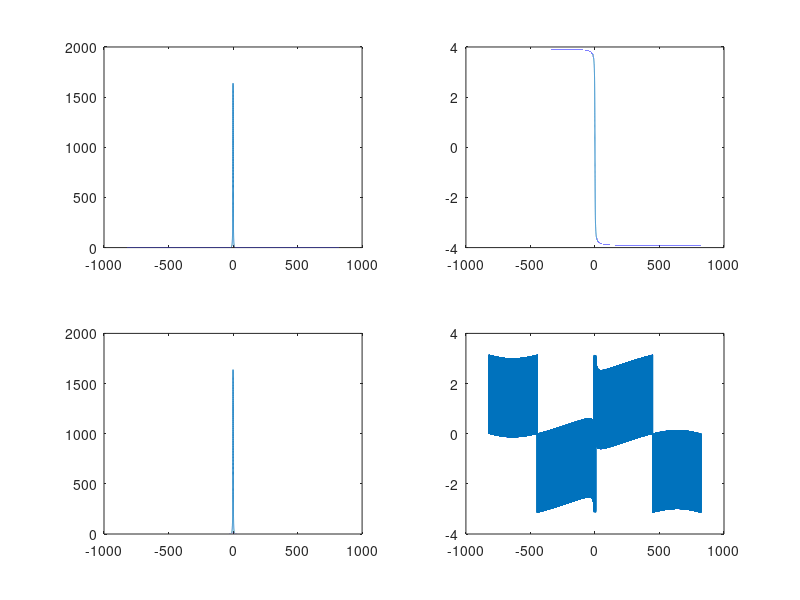

Source code (MATLAB): (Note: this script raises an error after producing the figure.)
clear all;
% Nice resource:
% https://www.gaussianwaves.com/2014/07/how-to-plot-fft-using-matlab-fft-of-basic-signals-sine-and-cosine-waves/

% First example: rectangle to sinc. 
n = 2^16;
x = linspace(-20,20,n);

dx = x(2) - x(1);
dt = 1/(max(x) - min(x));
tmax = 0.5/dx;

t = linspace(-tmax,tmax,n);
N = n/2;

dN = 1;

pdfU = zeros(size(x)) + (abs(x)<0.5);
% pdfUfft = [pdfU(N+dN:end),pdfU(1:N-1+dN)];
pdfUfft = fftshift(pdfU);

% plot(pdfUfft)
CFU = fft(pdfU); % this does not give the nice clear 'real' result due to
% phase shift.
CFU = fft(pdfUfft);

figure;
plot(t,dx*real(fftshift(CFU))); hold on;
plot(t,dx*imag(fftshift(CFU)));
xlim([-10,10])
% plot(t,dx*real([CFU(N+1:end),CFU(1:N)])); hold on;
% plot(t,dx*imag([CFU(N+1:end),CFU(1:N)]));
% xlim([-10,10])

% figure;
% plot(t,dx*abs([CFU(N+1:end),CFU(1:N)])); hold on;
% plot(t,dx*angle([CFU(N+1:end),CFU(1:N)]));
% xlim([-10,10])

%%
% Gamma function, see: https://en.wikipedia.org/wiki/Gamma_distribution
k = 2.5; % shape
th = 0.1; % scale

tCF = -t*2*pi; % for some reason, -ve t, and scaled by 2*pi?

pdfG = zeros(size(x)) + (x>0).*(x.^(k-1)).*exp(-x/th)/((th^k)*gamma(k));
pdfGfft = [pdfG(N+1:end),pdfG(1:N)];
CFG = ((1 - th*1i*tCF).^(-k))/dx; % dx required to scale correctly
CFGa = fft(pdfG);
plot(x,pdfG); hold on;

pdfG_back = ifft(CFGa);
pdfG_back_an = ifft(CFG);

plot(x,pdfG_back)
plot(x,abs([pdfG_back_an(N+1:end),pdfG_back_an(1:N)]))
%%
subplot(221);
plot(t,abs(CFG));
subplot(222)
plot(t,unwrap(angle(CFG)) + 2*pi)
subplot(223)
plot(t,abs([CFGa(N+1:end),CFGa(1:N)])); hold on;
subplot(224)
plot(t,angle([CFGa(N+1:end),CFGa(1:N)]))

% plot(t,abs(CFGa))
% subplot(122)
% plot(t,angle(CFGa))

%% Difference of four gamma distributions with different parameters.
% gamma distrbution: https://en.wikipedia.org/wiki/Gamma_distribution
mults = [1,-1,2.5,-0.5];
k = [2,2,0.9,1.5]; % shape parameter
th = [0.15,0.65,1,0.8]; % scale parameter

intgt = 2;
intmax = 5;
dgnW = 1 - (intgt/intmax);

Nmc = 1e5; % number of monte carlo runs
% QWE = (randi([1,intmax],Nmc,1)>intgt); sum(QWE)/Nmc % checksum

g1 = gamrnd(k(1),th(1),Nmc,1).*(randi([1,intmax],Nmc,1)>intgt);
g2 = gamrnd(k(2),th(2),Nmc,1).*(randi([1,intmax],Nmc,1)>intgt);
g3 = gamrnd(k(3),th(3),Nmc,1).*(randi([1,intmax],Nmc,1)>intgt);
g4 = gamrnd(k(4),th(4),Nmc,1).*(randi([1,intmax],Nmc,1)>intgt);

gD = mults(1)*g1 + mults(2)*g2 + mults(3)*g3 + mults(4)*g4;

figure;
histogram(gD,3000,'Normalization','pdf'); hold on;
xlabel('x'); ylabel('p(x)');
xlim([-20,20]); grid on;

t= linspace(-100,100,1e3 + 1);
N = length(t);
cf = @(k,th,t,a,dgn) ((1 - th*1i*t*a).^(-k))*dgn + (1-dgn);

cf1 = cf(k(1),th(1),t,mults(1),dgnW);
cf2 = cf(k(2),th(2),t,mults(2),dgnW);
cf3 = cf(k(3),th(3),t,mults(3),dgnW);
cf4 = cf(k(4),th(4),t,mults(4),dgnW);

cf_tot = cf1.*cf2.*cf3.*cf4;

gDnew = abs(fftshift(ifft(cf_tot)))/(2*pi*dx);

dt = t(2) - t(1);
dx = 1/(max(t) - min(t));
x = -dx*[-N/2:1:(N/2)-1]*2*pi;

stairs(x,gDnew);
xlabel('x'); ylabel('p(x)');
xlim([-20,20]); grid on;
%%
subplot(121);
plot(t,abs(cf1)); hold on;
plot(t,abs(cf2));
subplot(122);
plot(t,angle(cf1)); hold on;
plot(t,angle(cf2));

%% 05/02/19: Using Chebfun for CF calcs
Nt = 2e4;
Nt = 8e3;
% Nt = 4e3;
Nt = 2e3;
Nt = 2e2; % must be even, so that

th_k = 0.1;
% th_k = 0.3;
% th_k = 1.0;
th_k = 3.0;
% th_k = 10.0;
% th_k = 30.0;

Dt = 2;
dt = Dt/Nt;

x0f = 0.5; % 0.5 is the whole window.

t = (-Dt/2:dt:Dt/2);
dx = 2*pi/Dt;
Dx = 2*pi/dt;
x = (-Dx/2:dx:Dx/2);
x = x + (Dx/2);

x0 = x(round(x0f*length(x)));
% x0 = x(round(0.7*length(x))); % if using positive
[~,ix02] = min(abs(x-(2*x0)));
x02 = x(ix02);

% cf for gamma function
k = 2;
% th = 1.5/dt;
th = th_k/dt;

pdfG = @(x) (x>=0).*(x.^(k-1)).*exp(-x/th)/(gamma(k)*(th^k));
% pdfU = @(x) ((x>=0).*(x<=x02))/(2*x0); # This seems to match analytic results less well.
pdfU = @(x) ((x>0).*(x<x02) + 0.5*((x==0) + (x==x02)))/(2*x0);
pdfH = @(x) pdfU(x).*pdfG(x)*(2*x0);

% % CHECK WHAT THE FUNCTIONS LOOK LIKE
% plot(x,pdfG(x)); hold on;
% ylm = ylim;
% plot(x,pdfU(x));
% ylim(ylm);
% pdfG(x(end))

% % AGAIN
% plot(x,pdfG(x)); hold on;
% plot(x,pdfU(x),'x');
% plot(x,pdfH(x),'x')
%
% Ft = fftshift(fft(ifftshift(pdfU(x))))*dx; % to middle-zero is using pdf
% with negative part
% Gt = fftshift(fft(ifftshift(pdfG(x))))*dx;
% Ht = fftshift(fft(ifftshift(pdfH(x))))*dx;

Ft = fftshift(fft(pdfU(x)))*dx;
Gt = fftshift(fft(pdfG(x)))*dx;
Ht = fftshift(fft(pdfH(x)))*dx;

% % CHECK HOW to do fft ifft shifting:
% % Gx =  fftshift(ifft(ifftshift(Gt)))/pi;
% Gx =  ifft(ifftshift(Gt))/pi;
% plot(x,pdfG(x)); hold on;
% plot(x,Gx,'x');

% CFs for the functions.
f = @(t) sinc(x0*t/pi).*exp(-1i*t*x0);
g = @(t) (1 + 1i.*th.*t).^-k;

% CHECK THE FUNCTION matches the FT of the function we are looking at.
% subplot(121) % NB! ONLY Seems to approximate well for reasonable dt.
% plot(t,real(Gt)); hold on;
% plot(t,gr(t),'x');
% 
% subplot(122)
% plot(t,imag(Gt)); hold on;
% plot(t,gi(t),'x');

% % IT SEEMS That the frequency spectrum is slightly out (by ~1/kt)
kt = (length(t) + 1)/length(t);
% figure;
% pltng = plot(t,real(Ft)); hold on;
% plot(t,real(Ft),'*','Color',pltng.Color)
% plot(t,fr(t/kt),'x') % THIS works best.
% plot(t,fr(t),'o');
% plot(t,fr(t*kt),'+'); grid on;
%

% qwe = chebfunpref();
% wer = qwe;
% wer.splitPrefs.splitLength=2000;
% chebfunpref(wer);
% chebfunpref(qwe); % reset


fprintf('\n Create chebfuns \n')
tic
Gr = chebfun(gr,'splitting','on');
Gi = chebfun(gi,'splitting','on');
Gg = Gr + 1i*Gi;
Ggm = merge(Gg); % This seems to be the best version (most likely to go through)

% G = chebfun(g,'splitting','on');
% Gm = merge(G);

% % PLOT the different chebfuns:
% plot(G,'x-'); hold on;
% plot(Gm,'*-');
% plot(Gg,'o-'); hold on;
% plot(Ggm,'+-');
% Hc = conv(F,G);
% Hc = conv(F,Gm);
% Hc = conv(F,Gg);
% Hc = conv(F,Ggm);

F = chebfun(f);
% G = chebfun(g,'splitting','on');
% G0 = chebfun(g,[-1,-0.010,0.010,1]);
% G0 = chebfun(g,[-1,-0.010,0.010,1]);
% G0 = chebfun(g,[-1,-0.10,0.10,1]);
G0 = chebfun(g,[-1,1]);
toc
fprintf('\nStart convolution: \n')
tic
% Hc = conv(F,Ggm,'same');
% Hc2 = conv(F,G,'same');
% Hc2 = conv(F,Gm,'same');
Hc = conv(F,G0,'same');
toc
Hc = merge(Hc); % tidy up

% % CHECK THE CHEBFUN matches the function it is supposed to:
% plot(t,real(g(t))); hold on;
% plot(t,real(G(t)),'x');
% 
% plot(t,imag(g(t))); hold on;
% plot(t,imag(G(t)),'x');

% % TAKE THE INVERSE Fourier transformer of each of the functions
% Gxc = fftshift(ifft(ifftshift(G(t))))/pi;
% plot(x,pdfG(x)); hold on;
% plot(x,Gx,'x');
% plot(x,Gxc,'o');


% Fxc = fftshift(ifft(ifftshift(F(t))))/pi;
% plot(x,pdfU(x)); hold on;
% plot(x,Fxc,'x');


% % CHECK that the convolution by chebfun is accurate:
% H = conv(f(t),g(t),'same');
% plot(t,real(H)*dt); hold on;
% plot(t,real(Hc(t)),'x');
%
% % CHECK how chebfun convolution CF compares to the actual CF
% subplot(121)
% plot(t,real(Ht)); grid on; hold on;
% plot(t,real(Hc(t/kt))*x0/pi,'x');
% subplot(122)
% plot(t,imag(Ht)); grid on; hold on;
% plot(t,imag(Hc(t/kt))*x0/pi,'x')

% % CHECK if Hc is hermitian
% subplot(121)
% plot(t,abs(Hc(t)./conj(Hc(-t)))); % this seems to be accurate
% subplot(122)
% plot(t,angle(Hc(t)./conj(Hc(-t))));

% % CHECK if the convolved CF is matching what we want
% Hxcs = ifft(ifftshift(Hc(t/kt)),'symmetric')/pi;
% Hxcr = ifft(ifftshift(Hc(t/kt)))/pi;
% plot(x,pdfH(x)); hold on;
% plot(x,Hxcs*x0/pi); % seems to work a bit better than using ifft symmetric
% plot(x,real(Hxcr*x0/pi)); % seems to work a bit better than using ifft symmetric

% % Finally: resample Hc to see if we can double the frequency
% NB: extrapolation feels like a bad idea!
%
Tkk = [1.0 0.33 0.10 0.033 0.01 0.0033 0.001]; % seems to work well to ~1%
% Tkk = [1.0 0.33 0.10];

figure;
for i = 1:numel(Tkk)
    Hxcr = ifft(ifftshift(Hc(t*Tkk(i)/kt)))/pi;
    subplot(121)
    semilogx(x,Tkk(i)*real(Hxcr*x0/pi)); hold on;
    subplot(122)
    plot(x,Tkk(i)*real(Hxcr*x0/pi)); hold on;
%     sum(real(Hxcr))*dx/dt
end



